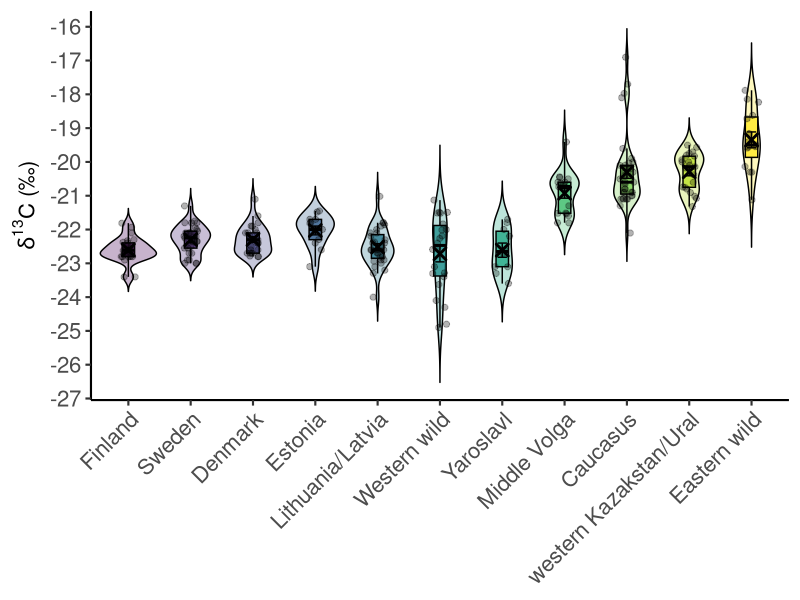
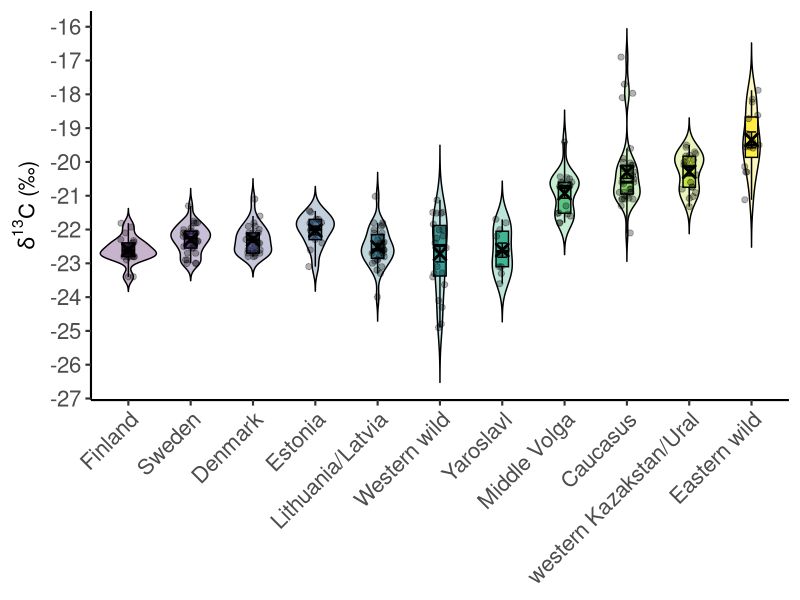
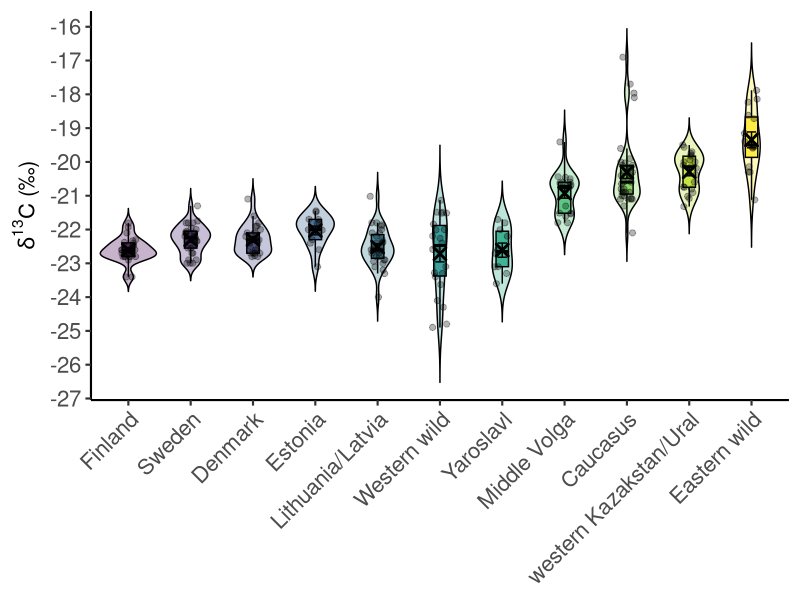

Generate these figures, in order, with R:
############################################################
# Stable isotope analysis of ancient horses
# Violin plot of δ13C values by geographic subgroup
#
# Author: Johanna Honka
# Date: 2026
#
# ggplot2
# viridis
############################################################

# Load libraries
library(ggplot2)
library(viridis)

#optional for .svg export
library(svglite)

#-----------------------------------------------------------
# Import data
#-----------------------------------------------------------

#Use read.csv() for comma-separated files with dot decimals
#Use read.csv2() for semicolon-separated files with comma decimals

isotope_data <- read.csv2(
  "Full isotopic dataset.csv",
  fileEncoding = "latin1"
)

#Rename isotope column if necessary to "d13C"
#Special characters in column name e.g "δ13C (‰)" could be problematic


# Ensure isotope values are numeric
isotope_data$d13C <- as.numeric(isotope_data$d13C)

#-----------------------------------------------------------
# Define subgroup order (west to east)
#-----------------------------------------------------------

isotope_data$Subgroup <- factor(
  isotope_data$Subgroup,
  levels = c(
    "Finland",
    "Sweden",
    "Denmark",
    "Estonia",
    "Lithuania/Latvia",
    "Western wild",
    "Yaroslavl",
    "Middle Volga",
    "Caucasus",
    "western Kazakstan/Ural",
    "Eastern wild"
  )
)

#-----------------------------------------------------------
# Generate plot
#-----------------------------------------------------------

d13C_plot <- ggplot(
  isotope_data,
  aes(
    x = Subgroup,
    y = d13C,
    fill = Subgroup
  )
) +
  
  # Violin plot
  geom_violin(
    trim = FALSE,
    alpha = 0.3,
    colour = "black"
  ) +
  
  # Boxplot
  geom_boxplot(
    width = 0.2,
    outlier.shape = NA,
    alpha = 0.8,
    colour = "black"
  ) +
  
  # Individual observations
  geom_jitter(
    width = 0.12,
    size = 1.8,
    alpha = 0.3,
    colour = "black"
  ) +
  
  # Mean ± SE
  stat_summary(
    fun.data = mean_se,
    geom = "errorbar",
    width = 0.15,
    color = "black",
    linewidth = 0.5
  ) +
  
  # Mean marker
  stat_summary(
    fun = mean,
    geom = "point",
    shape = 4,
    size = 3,
    stroke = 1.5,
    colour = "black"
  ) +
  
  # Viridis palette
  scale_fill_viridis_d(option = "D") +
  
  labs(
    x = NULL,
    y = expression(delta^13 * C ~ "(‰)")
  ) +
  
  theme_classic(base_size = 16) +
  
  theme(
    axis.text.x = element_text(
      angle = 45,
      hjust = 1,
      vjust = 1,
      size = 16
    ),
    axis.text.y = element_text(size = 16),
    axis.title.y = element_text(size = 16),
    legend.position = "none"
  ) +

  # Y-axis limits
scale_y_continuous(
  breaks = seq(-27, -15, by = 1)
)

# Display plot
print(d13C_plot)

#-----------------------------------------------------------
# Export figure
#-----------------------------------------------------------

ggsave(
  filename = "Figure_d13C_violin_plot.png",
  plot = d13C_plot,
  width = 10,
  height = 6,
  dpi = 600
)

# SVG (vector format) for potential figure post-processing
ggsave(
  filename = "Figure_d13C_violin_plot.svg",
  plot = d13C_plot,
  width = 10,
  height = 6,
  units = "in"
)
